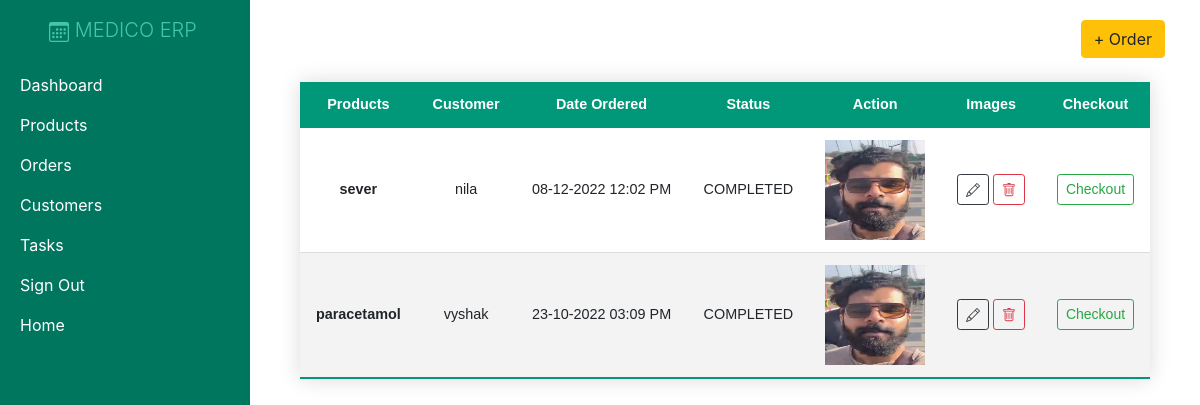
Screenshot of /orders/ with the database file from the repository.
### crm/models.py (models this page shows, shortened)
class Order(models.Model):
    customer = models.ForeignKey(Customer, null=True, on_delete= models.CASCADE)
    product = models.ForeignKey(Product, null=True, on_delete= models.CASCADE)
    date_created = models.DateTimeField(auto_now_add=True, null=True)
    status = models.CharField(max_length=200, null=True, choices=(
        ('CANCELED','CANCELED'),
        ('COMPLETED','COMPLETED'),
        ('REFUNDED','REFUNDED'),
        ('PENDING PAYMENT','PENDING PAYMENT'),
    ))

class Product(models.Model):
    name = models.CharField(max_length=200, null=True)
    cost = models.FloatField(null=True)
    vendor = models.CharField(max_length=200, null=True)
    discount = models.IntegerField(default=0)
    date_created = models.DateTimeField(auto_now_add=True, null=True)
    product_image= models.ImageField(upload_to="images")

class Customer(models.Model):
    name = models.CharField(max_length=200, null=True)
    phone = models.CharField(max_length=200, null=True)
    email = models.EmailField(max_length=200, null=True)
    date_created = models.DateTimeField(auto_now_add=True, null=True)
    address = models.CharField(max_length=200, null=True)
    password = models.CharField(max_length=200, null=True)

### crm/views.py (the view)
# urls.py: path('orders/', views.orders, name="orders"),
def orders(request):
    orders = Order.objects.order_by("-date_created")
    return render(request,'crm/orders.html',{'orders':orders})

### crm/templates/crm/orders.html (shortened to what this page needs)
{% extends 'crm/main.html' %}
{% block content %}
<div class="d-flex justify-content-end">
  <a class="btn btn-warning" href="{% url 'create_order' %}">+ Order</a>
</div>
<div class="container w-100 d-flex justify-content-center mt-4">
  <table class="my-table w-100 text-center">
    <thead class="text-center">
      <tr class="text-center">
        <th>Products</th>
        <th>Customer</th>
        <th>Date Ordered</th>
        <th>Status</th>
        <th>Action</th>
        <th>Images</th>
        <th>Checkout</th>
      </tr>
    </thead>
    <tbody>
      {% for o in orders %}
      <tr>
        <th scope="row">{{o.product.name}}</th>
        <td>{{ o.customer.name }}</td>
        <td>{{ o.date_created|date:"d-m-Y h:i A" }}</td>
        <td>{{o.status}}</td>
        <td><img class="img-responsive" src="{{ o.product.product_image.url }}" height="100" width="100" /></td>
        <td>
          <a class="btn btn-sm btn-outline-dark" href="{% url 'update_order' o.id %}"></a>
          <a class="btn btn-sm btn-outline-danger" data-toggle="modal" data-target="#actionModal"></a>
        </td>
        <td>
          <input type="button" class="btn btn-sm btn-outline-success" value="Checkout" onclick="window.location.href='{% url 'checkout' o.id %}'">
        </td>
      </tr>
      {% endfor %}
    </tbody>
  </table>
</div>
{% endblock content %}

### crm/templates/crm/main.html (shortened to what this page needs)
{% load static %}
<!DOCTYPE html>
<html>
<head>
    <link rel="stylesheet" href="https://stackpath.bootstrapcdn.com/bootstrap/4.5.2/css/bootstrap.min.css"
 />
    <link rel="stylesheet" href="{% static 'css/main.css' %}" />
</head>
<body>
    <div id="wrapper">
        <div id="sidebar-wrapper">
            <ul class="sidebar-nav">
                <li class="sidebar-brand">
                    <a href="{% url 'home' %}" class="lead text-center mr-4">
                        MEDICO ERP</a>
                </li>
                <li>
                    <a href="{% url 'home' %}">Dashboard</a>
                </li>
                <li>
                    <a href="{% url 'products' %}">Products</a>
                </li>
                <li>
                    <a href="{% url 'orders' %}">Orders</a>
                </li>
                <li>
                    <a href="{% url 'contacts' %}">Customers</a>
                </li>
                <li>
                    <a href="{% url 'task' %}">Tasks</a>
                </li>
                <li>
                    <a href="{% url 'signout' %}">Sign Out</a>
                </li>
                <li>
                    <a href="{% url 'signin' %}">Home</a>
                </li>
            </ul>
        </div>
        <div id="page-content-wrapper">
            <div class="container-fluid">
                <div class="row">
                    <div class="col-lg-12">
                        {% block content %} {% endblock %}
                    </div>
                </div>
            </div>
        </div>
    </div>
</body>
</html>

### static/css/main.css (style rules this page uses)
.my-table { border-collapse: collapse; font-size: 0.9em; font-family: sans-serif; min-width: 400px; box-shadow: 0 0 20px rgba(0, 0, 0, 0.15); }
.my-table thead tr { background-color: #009879; color: #ffffff; text-align: left; }
.my-table th, .my-table td { padding: 12px 15px; }
.my-table tbody tr { border-bottom: 1px solid #dddddd; }
.my-table tbody tr:nth-of-type(even) { background-color: #f3f3f3; }
.my-table tbody tr:last-of-type { border-bottom: 2px solid #009879; }
#sidebar-wrapper { z-index: 1000; position: fixed; left: 250px; width: 0; height: 100%; margin-left: -250px; overflow-y: auto; background: #00765e; -webkit-transition: all 0.9s ease; -moz-transition: all 0.9s ease; -o-transition: all 0.9s ease; transition: all 0.9s ease; }
#page-content-wrapper { width: 100%; position: absolute; padding: 15px; }
.sidebar-nav { position: absolute; top: 0; width: 250px; margin: 0; padding: 0; list-style: none; }
.sidebar-nav li { text-indent: 20px; line-height: 40px; }
.sidebar-nav li a { display: block; text-decoration: none; color: #ffffff; }
.sidebar-nav > .sidebar-brand { height: 65px; font-size: 18px; line-height: 60px; }
.sidebar-nav > .sidebar-brand a { color: #ffffff; }
@media (min-width:768px) { #wrapper { padding-left: 250px; } }
@media (min-width:768px) { #sidebar-wrapper { width: 250px; } }
@media (min-width:768px) { #page-content-wrapper { padding: 20px; position: relative; } }

### rows the page displays
Order: product.name "sever", customer.name "nila", date_created "08-12-2022 12:02 PM", status "COMPLETED", product.product_image (picture), id "Checkout"
Order: product.name "paracetamol", customer.name "vyshak", date_created "23-10-2022 03:09 PM", status "COMPLETED", product.product_image (picture), id "Checkout"
